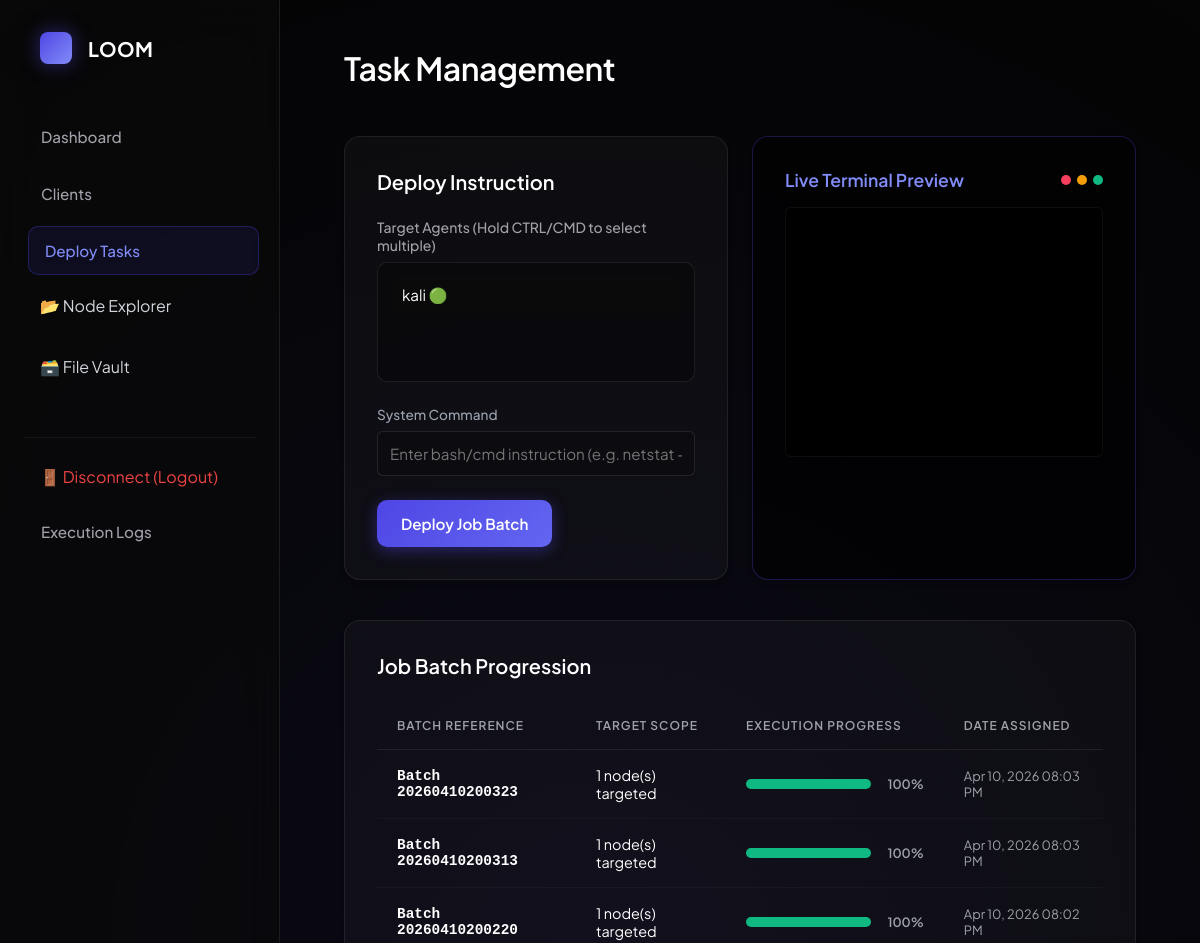
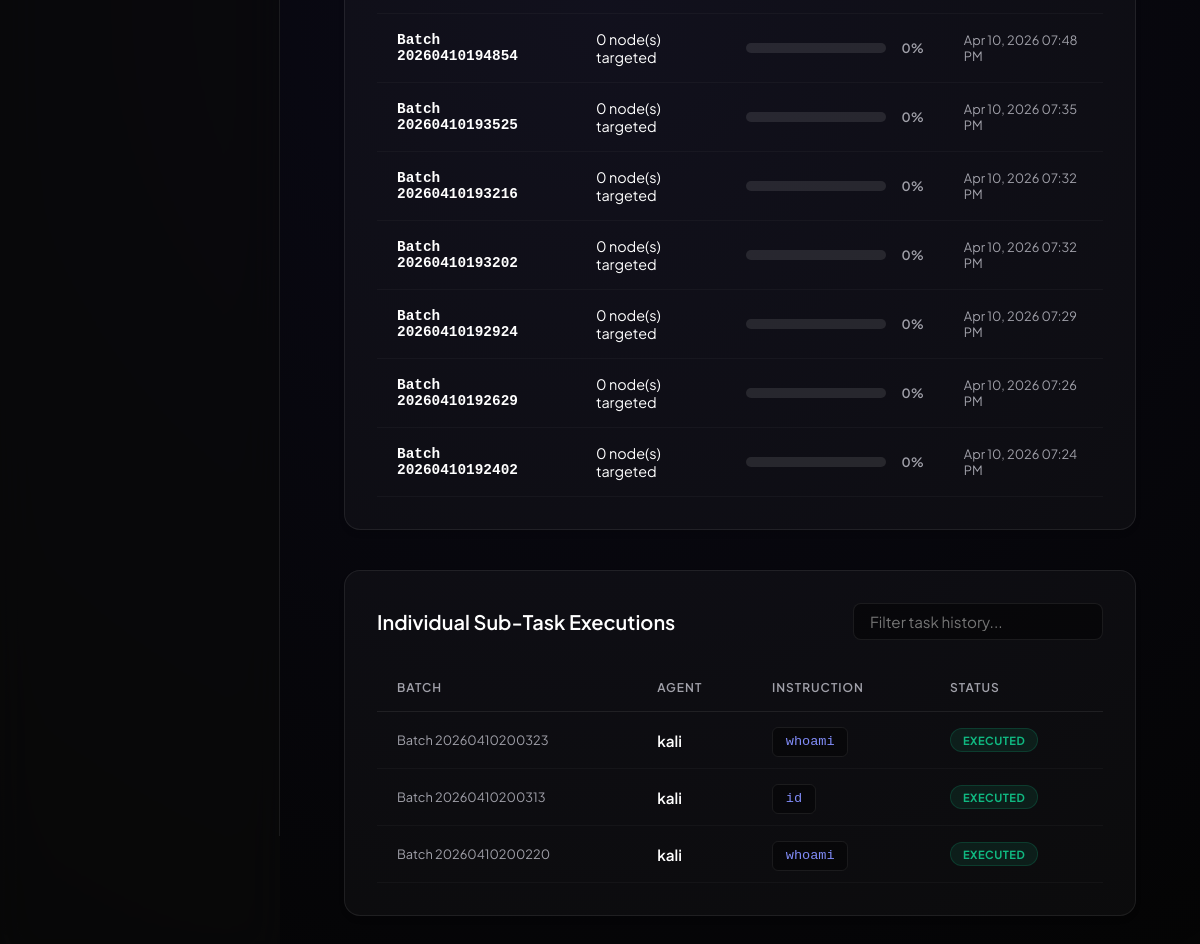
Page /tasks/ (signed in) on the committed database (2 pictures, top to bottom).
### tasks/models.py (models this page shows, shortened)
class JobBatch(models.Model):
    id = models.UUIDField(primary_key=True, default=uuid.uuid4, editable=False)
    name = models.CharField(max_length=255)
    created_at = models.DateTimeField(auto_now_add=True)

class Task(models.Model):
    STATUS_CHOICES = (
        ('pending', 'Pending'),
        ('assigned', 'Assigned'),
        ('completed', 'Completed'),
    )
    id = models.UUIDField(primary_key=True, default=uuid.uuid4, editable=False)
    batch = models.ForeignKey(JobBatch, on_delete=models.CASCADE, related_name='tasks', null=True, blank=True)
    command = models.TextField()
    target_client = models.ForeignKey(Client, on_delete=models.CASCADE, related_name='tasks')
    status = models.CharField(max_length=50, choices=STATUS_CHOICES, default='pending')
    created_at = models.DateTimeField(auto_now_add=True)

### clients/models.py (models this page shows, shortened)
class Client(models.Model):
    id = models.UUIDField(primary_key=True, default=uuid.uuid4, editable=False)
    name = models.CharField(max_length=255)
    alias = models.CharField(max_length=255, blank=True, null=True)
    ip_address = models.GenericIPAddressField(null=True, blank=True)
    mac_address = models.CharField(max_length=100, blank=True, null=True)
    os_version = models.CharField(max_length=255, blank=True, null=True)
    cpu = models.CharField(max_length=255, blank=True, null=True)
    ram = models.CharField(max_length=255, blank=True, null=True)
    disk = models.CharField(max_length=255, blank=True, null=True)
    tags = models.CharField(max_length=255, blank=True, null=True)
    token = models.CharField(max_length=255, unique=True)
    status = models.CharField(max_length=50, default='offline')
    last_seen = models.DateTimeField(auto_now_add=True)

### core/views.py (the view, shortened to what this page needs)
# urls.py: path('tasks/', views.tasks_page, name='tasks_page'),
@login_required
def tasks_page(request):
    tasks = Task.objects.all().order_by('-created_at')[:20]
    clients = Client.objects.all()
    batches = JobBatch.objects.all().order_by('-created_at')[:10]
    batch_data = []
    for b in batches:
        total = b.tasks.count()
        completed = b.tasks.filter(status='completed').count()
        progress = (completed / total * 100) if total > 0 else 0
        batch_data.append({
            'batch': b,
            'total': total,
            'completed': completed,
            'progress': int(progress)
        })
    scripts = ScriptFile.objects.all()
    return render(request, 'core/tasks.html', {'tasks': tasks, 'clients': clients, 'batches': batch_data, 'scripts': scripts})

### core/templates/core/tasks.html (shortened to what this page needs)
{% extends 'core/base.html' %}
{% block content %}
<header>
    <h1>Task Management</h1>
</header><div class="grid grid-cols-2" style="margin-bottom: 2.5rem;">
    <div class="glass-card" style="animation-delay: 0.1s">
        <h2 style="margin-bottom: 1.5rem; font-size: 1.25rem; font-weight: 600;">Deploy Instruction</h2>
        <form method="POST" action="{% url 'tasks_page' %}">
            <div class="form-group">
                <label>Target Agents (Hold CTRL/CMD to select multiple)</label>
                <select name="client_ids" multiple required style="height: 120px; overflow-y: auto;">
                    {% for client in clients %}
                    <option value="{{ client.id }}" style="padding: 0.5rem;">{{ client.name }} {% if client.status == 'online' %}🟢{% else %}🔴{% endif %}</option>
                    {% endfor %}
                </select>
            </div>
            <div style="margin-bottom: 1.5rem;">
                <label style="display: block; margin-bottom: 0.5rem; color: #9ca3af; font-size: 0.85rem;">System Command</label>
                <input type="text" name="command" placeholder="Enter bash/cmd instruction (e.g. netstat -ano)" style="width: 100%; padding: 0.75rem; border-radius: 6px; background: rgba(0,0,0,0.2); border: 1px solid rgba(255,255,255,0.1); color: var(--text);">
            </div>
            <button type="submit" class="btn">Deploy Job Batch</button>
        </form>
    </div>
    <div class="glass-card" style="animation-delay: 0.2s; background: rgba(0,0,0,0.6); border-color: rgba(79, 70, 229, 0.3);">
        <div style="display: flex; justify-content: space-between; align-items: center; margin-bottom: 1rem;">
            <h2 style="font-size: 1.1rem; font-weight: 600; color: #818cf8; margin: 0;">Live Terminal Preview</h2>
            <div style="display: flex; gap: 6px;">
                <span style="display:block; width: 10px; height: 10px; border-radius: 50%; background: #f43f5e;"></span>
                <span style="display:block; width: 10px; height: 10px; border-radius: 50%; background: #f59e0b;"></span>
                <span style="display:block; width: 10px; height: 10px; border-radius: 50%; background: #10b981;"></span>
            </div>
        </div>
        <pre id="live-terminal-output" style="height: 250px; overflow-y: auto; background: #000; color: #10b981; border-radius: 6px; padding: 1rem; font-family: ui-monospace, Consolas, monospace; white-space: pre-wrap; font-size: 0.85rem; margin: 0; border: 1px solid rgba(255,255,255,0.05);"></pre>
    </div>
</div>
<div class="glass-card" style="animation-delay: 0.3s; margin-bottom: 2.5rem;">
    <h2 style="margin-bottom: 1.5rem; font-size: 1.25rem; font-weight: 600;">Job Batch Progression</h2>
    <table>
        <thead>
            <tr>
                <th>Batch Reference</th>
                <th>Target Scope</th>
                <th>Execution Progress</th>
                <th>Date Assigned</th>
            </tr>
        </thead>
        <tbody>
            {% for b in batches %}
            <tr>
                <td style="font-weight: 600; font-family: monospace;">{{ b.batch.name }}</td>
                <td>{{ b.total }} node(s) targeted</td>
                <td style="width: 30%;">
                    <div style="display: flex; align-items: center; gap: 1rem;">
                        <div style="flex: 1; height: 10px; background: rgba(255,255,255,0.1); border-radius: 5px; overflow: hidden;">
                            <div style="height: 100%; width: {{ b.progress }}%; background: var(--success); transition: width 0.5s;"></div>
                        </div>
                        <span style="font-size: 0.8rem; color: var(--text-muted); font-weight: 600;">{{ b.progress }}%</span>
                    </div>
                </td>
                <td style="color: var(--text-muted); font-size: 0.8rem;">{{ b.batch.created_at|date:"M d, Y h:i A" }}</td>
            </tr>
            {% empty %}
            <tr><td colspan="4" style="text-align: center; color: var(--text-muted); padding: 2rem;">No batches queued.</td></tr>
            {% endfor %}
        </tbody>
    </table>
</div>
<div class="glass-card" style="animation-delay: 0.4s">
    <div style="display: flex; justify-content: space-between; align-items: center; margin-bottom: 1.5rem;">
        <h2 style="font-size: 1.25rem; font-weight: 600; margin: 0;">Individual Sub-Task Executions</h2>
        <input type="text" id="taskSearch" placeholder="Filter task history..." style="width: 250px; padding: 0.5rem 1rem; border-radius: 8px; border: 1px solid var(--border-color); background: rgba(0,0,0,0.4); color: white;">
    </div>
    <table>
        <thead>
            <tr>
                <th>Batch</th>
                <th>Agent</th>
                <th>Instruction</th>
                <th>Status</th>
            </tr>
        </thead>
        <tbody>
            {% for task in tasks %}
            <tr class="task-row" data-task-id="{{ task.id }}" data-status="{{ task.status }}" style="cursor: pointer;" onclick="viewTerminal('{{ task.id }}', '{{ task.status }}')">
                <td style="font-size: 0.8rem; color: var(--text-muted);">{{ task.batch.name|default:"Independent" }}</td>
                <td style="font-weight: 600; font-size: 0.95rem;">{{ task.target_client.name }}</td>
                <td><span style="font-family: ui-monospace, SFMono-Regular, Consolas, monospace; color: #818cf8; font-size: 0.85rem; padding: 0.4rem 0.8rem; background: rgba(0,0,0,0.4); border-radius: 6px; border: 1px solid var(--border-color);">{{ task.command }}</span></td>
                <td>
                    <span id="status-badge-{{ task.id }}">
                        {% if task.status == 'pending' %}
                        <span class="badge badge-pending">Queued</span>
                        {% elif task.status == 'completed' %}
                        <span class="badge badge-online">Executed</span>
                        {% else %}
                        <span class="badge badge-online" style="background: rgba(79,70,229,0.1); color: var(--primary); border-color: rgba(79,70,229,0.2);">{{ task.status|title }}</span>
                        {% endif %}
                    </span>
                </td>
            </tr>
            {% empty %}
            <tr><td colspan="4" style="text-align: center; color: var(--text-muted); padding: 3rem;">No deployment history detected.</td></tr>
            {% endfor %}
        </tbody>
    </table>
</div>
{% endblock %}

### core/templates/core/base.html (shortened to what this page needs)
<!DOCTYPE html>
<html lang="en">
<head>
</head>
<body>
    <nav class="sidebar">
        <div class="brand">
            <div class="brand-icon"></div>
            <div class="brand-text">LOOM</div>
        </div>
        <div class="nav-links">
            <a href="{% url 'dashboard' %}" class="nav-item {% if request.resolver_match.url_name == 'dashboard' %}active{% endif %}">Dashboard</a>
            <a href="{% url 'clients_page' %}" class="nav-item {% if request.resolver_match.url_name == 'clients_page' %}active{% endif %}">Clients</a>
            <a href="{% url 'tasks_page' %}" class="nav-item {% if request.resolver_match.url_name == 'tasks_page' %}active{% endif %}">Deploy Tasks</a>
            <a href="{% url 'explorer_page' %}" style="display: block; padding: 0.75rem 1rem; margin-bottom: 0.5rem; text-decoration: none; color: #d1d5db; border-radius: 6px; transition: background 0.2s;">📂 Node Explorer</a>
            <a href="{% url 'vault_page' %}" style="display: block; padding: 0.75rem 1rem; margin-bottom: 0.5rem; text-decoration: none; color: #d1d5db; border-radius: 6px; transition: background 0.2s;">🗃️ File Vault</a>
            <div style="margin-top: 2rem; padding-top: 1rem; border-top: 1px solid rgba(255,255,255,0.05);">
                <a href="{% url 'logout' %}" style="display: block; padding: 0.75rem 1rem; text-decoration: none; color: #ef4444; border-radius: 6px; transition: background 0.2s;">🚪 Disconnect (Logout)</a>
            </div>
            <a href="{% url 'logs_page' %}" class="nav-item {% if request.resolver_match.url_name == 'logs_page' %}active{% endif %}">Execution Logs</a>
        </div>
    </nav>
    <main class="main-content">
        <div class="content-area-fade-in">
            {% block content %}{% endblock %}
        </div>
    </main>
</body>
</html>

### rows in the picture
JobBatch: batch.name "Batch 20260410200323", total "1", progress "100", batch.created_at "Apr 10, 2026 08:03 PM"
JobBatch: batch.name "Batch 20260410200313", total "1", progress "100", batch.created_at "Apr 10, 2026 08:03 PM"
JobBatch: batch.name "Batch 20260410200220", total "1", progress "100", batch.created_at "Apr 10, 2026 08:02 PM"
JobBatch: batch.name "Batch 20260410194854", total "0", progress "0", batch.created_at "Apr 10, 2026 07:48 PM"
JobBatch: batch.name "Batch 20260410193525", total "0", progress "0", batch.created_at "Apr 10, 2026 07:35 PM"
JobBatch: batch.name "Batch 20260410193216", total "0", progress "0", batch.created_at "Apr 10, 2026 07:32 PM"
JobBatch: batch.name "Batch 20260410193202", total "0", progress "0", batch.created_at "Apr 10, 2026 07:32 PM"
JobBatch: batch.name "Batch 20260410192924", total "0", progress "0", batch.created_at "Apr 10, 2026 07:29 PM"
JobBatch: batch.name "Batch 20260410192629", total "0", progress "0", batch.created_at "Apr 10, 2026 07:26 PM"
JobBatch: batch.name "Batch 20260410192402", total "0", progress "0", batch.created_at "Apr 10, 2026 07:24 PM"
Task: batch.name "Batch 20260410200323", target_client.name "kali", command "whoami", status "EXECUTED"
Task: batch.name "Batch 20260410200313", target_client.name "kali", command "id", status "EXECUTED"
Task: batch.name "Batch 20260410200220", target_client.name "kali", command "whoami", status "EXECUTED"
